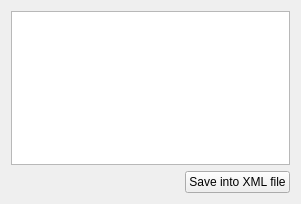
<?xml version="1.0" encoding="UTF-8"?>
<ui version="4.0">
 <class>Widget</class>
 <widget class="QWidget" name="Widget">
  <property name="geometry">
   <rect>
    <x>0</x>
    <y>0</y>
    <width>301</width>
    <height>204</height>
   </rect>
  </property>
  <property name="windowTitle">
   <string>Widget</string>
  </property>
  <layout class="QVBoxLayout" name="verticalLayout">
   <item>
    <widget class="QTextEdit" name="textEdit"/>
   </item>
   <item>
    <layout class="QHBoxLayout" name="horizontalLayout">
     <item>
      <spacer name="horizontalSpacer">
       <property name="orientation">
        <enum>Qt::Horizontal</enum>
       </property>
       <property name="sizeHint" stdset="0">
        <size>
         <width>40</width>
         <height>20</height>
        </size>
       </property>
      </spacer>
     </item>
     <item>
      <widget class="QPushButton" name="pushButton">
       <property name="text">
        <string>Save into XML file</string>
       </property>
      </widget>
     </item>
    </layout>
   </item>
  </layout>
 </widget>
 <layoutdefault spacing="6" margin="11"/>
 <resources/>
 <connections/>
</ui>
